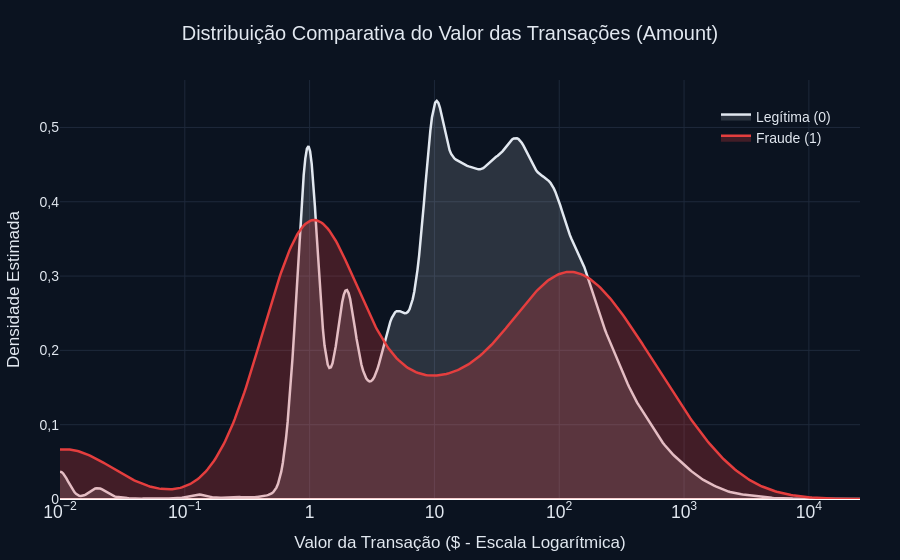

The code cell stored with this chart in its notebook:
### Code cell
# Cálculo da densidade em escala logarítmica
log_legit = np.log10(df[df['Class'] == 0]['Amount'] + 0.01)
log_fraud = np.log10(df[df['Class'] == 1]['Amount'] + 0.01)

x_range = np.linspace(min(log_legit.min(), log_fraud.min()), max(log_legit.max(), log_fraud.max()), 500)
kde_legit = gaussian_kde(log_legit)(x_range)
kde_fraud = gaussian_kde(log_fraud)(x_range)
x_real = 10**x_range

fig_amount_density = go.Figure()

fig_amount_density.add_trace(go.Scatter(
    x=x_real, 
    y=kde_legit,
    mode='lines', 
    name='Legítima (0)',
    line=dict(color='#E2E8F0', width=2.5),
    fill='tozeroy', 
    fillcolor='rgba(226, 232, 240, 0.15)',
    hovertemplate="Densidade: <b>%{y:.4f}</b><extra></extra>"
))

fig_amount_density.add_trace(go.Scatter(
    x=x_real, 
    y=kde_fraud,
    mode='lines', 
    name='Fraude (1)',
    line=dict(color='#E53E3E', width=2.5),
    fill='tozeroy', 
    fillcolor='rgba(229, 62, 62, 0.25)',
    hovertemplate="Densidade: <b>%{y:.3f}</b><extra></extra>"
))

fig_amount_density.update_layout(
    separators=",.",
    title=dict(
        text="Distribuição Comparativa do Valor das Transações (Amount)", 
        x=0.5, 
        font=dict(size=20, family="Arial", color="#E2E8F0")
    ),
    margin=dict(t=80, b=50, l=60, r=40),
    xaxis_title="Valor da Transação ($ - Escala Logarítmica)",
    yaxis_title="Densidade Estimada",
    font=dict(family="Arial", size=14, color="#E2E8F0"),
    plot_bgcolor='#0B1320',
    paper_bgcolor='#0B1320',
    showlegend=True,
    legend=dict(x=0.82, y=0.95, font=dict(color="#E2E8F0"), bgcolor="rgba(0,0,0,0)"),
    xaxis=dict(
        type="log", 
        dtick=1,
        exponentformat="power", 
        showgrid=True, 
        gridcolor="#1E293B", 
        color="#E2E8F0"
    ),
    yaxis=dict(
        showgrid=True, 
        gridcolor="#1E293B", 
        color="#E2E8F0"
    ),
    hovermode="x unified",
    hoverlabel=dict(
        bgcolor="#1E293B",
        font_color="#E2E8F0",
        font_family="Arial",
        font_size=13,
        bordercolor="#D4AF37"
    )
)

fig_amount_density.show()

### Figure 1 — Plotly figure (JSON) as saved in the notebook; plotly's stock layout.template omitted (floating-point values rounded to 4 significant figures; data arrays with more than 128 entries replaced by an {"elided": "..."} marker saying what was removed)
{"data": [{"fill": "tozeroy", "fillcolor": "rgba(226, 232, 240, 0.15)", "hovertemplate": "Densidade: <b>%{y:.4f}</b><extra></extra>", "line": {"color": "#E2E8F0", "width": 2.5}, "mode": "lines", "name": "Legítima (0)", "type": "scatter", "x": {"elided": "500 float values"}, "y": {"elided": "500 float values"}}, {"fill": "tozeroy", "fillcolor": "rgba(229, 62, 62, 0.25)", "hovertemplate": "Densidade: <b>%{y:.3f}</b><extra></extra>", "line": {"color": "#E53E3E", "width": 2.5}, "mode": "lines", "name": "Fraude (1)", "type": "scatter", "x": {"elided": "500 float values"}, "y": {"elided": "500 float values"}}], "layout": {"font": {"color": "#E2E8F0", "family": "Arial", "size": 14}, "hoverlabel": {"bgcolor": "#1E293B", "bordercolor": "#D4AF37", "font": {"color": "#E2E8F0", "family": "Arial", "size": 13}}, "hovermode": "x unified", "legend": {"bgcolor": "rgba(0,0,0,0)", "font": {"color": "#E2E8F0"}, "x": 0.82, "y": 0.95}, "margin": {"b": 50, "l": 60, "r": 40, "t": 80}, "paper_bgcolor": "#0B1320", "plot_bgcolor": "#0B1320", "separators": ",.", "showlegend": true, "title": {"font": {"color": "#E2E8F0", "family": "Arial", "size": 20}, "text": "Distribuição Comparativa do Valor das Transações (Amount)", "x": 0.5}, "xaxis": {"color": "#E2E8F0", "dtick": 1, "exponentformat": "power", "gridcolor": "#1E293B", "showgrid": true, "title": {"text": "Valor da Transação ($ - Escala Logarítmica)"}, "type": "log"}, "yaxis": {"color": "#E2E8F0", "gridcolor": "#1E293B", "showgrid": true, "title": {"text": "Densidade Estimada"}}}}
